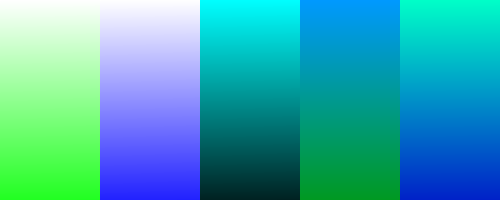
Frame 1 (no input)
Frame 60 (the mouse pressed at the canvas centre just before this capture): identical to frame 1, image omitted
Frame 120 (the mouse held since frame 60 and released just before this capture): identical to frame 1, image omitted

The Processing sketch that drew this single still picture (run headless with seeded random() and noise(); from frame 60 on, the mouse is pressed at the canvas centre):

// Processing sketch: colourpanesnarrow
// ── colourpanesnarrow.pde
PImage img, img2, img3, img4, img5;

void setup() {
  size(500, 200);  
  img = createImage(230, 230, ARGB);
  for(int i = 0; i < img.pixels.length; i++) {
    float a = map(i, 0, img.pixels.length, 255, 0);
    img.pixels[i] = color(a, 255, a); 
  }
  img2 = createImage(230, 230, ARGB);
  for(int i = 0; i < img2.pixels.length; i++) {
    float a = map(i, 0, img2.pixels.length, 255, 0);
    img2.pixels[i] = color(a, a, 255); 
  }
  img3 = createImage(230, 230, ARGB);
  for(int i = 0; i < img3.pixels.length; i++) {
    float a = map(i, 0, img3.pixels.length, 255, 0);
    img3.pixels[i] = color(0, a, a); 
  }
  img4 = createImage(230, 230, ARGB);
  for(int i = 0; i < img4.pixels.length; i++) {
    float a = map(i, 0, img4.pixels.length, 255, 0);
    img4.pixels[i] = color(0, 153, a); 
  }
  img5 = createImage(230, 230, ARGB);
  for(int i = 0; i < img5.pixels.length; i++) {
    float a = map(i, 0, img5.pixels.length, 255, 0);
    img5.pixels[i] = color(0, a, 200); 
  }
}

void draw() {
  background(0);
  image(img, 0, 0);
  image(img2, 100, 0);
  image(img3, 200, 0);
  image(img4, 300, 0);
  image(img5, 400, 0);
  image(img5, 500, 0);


}
